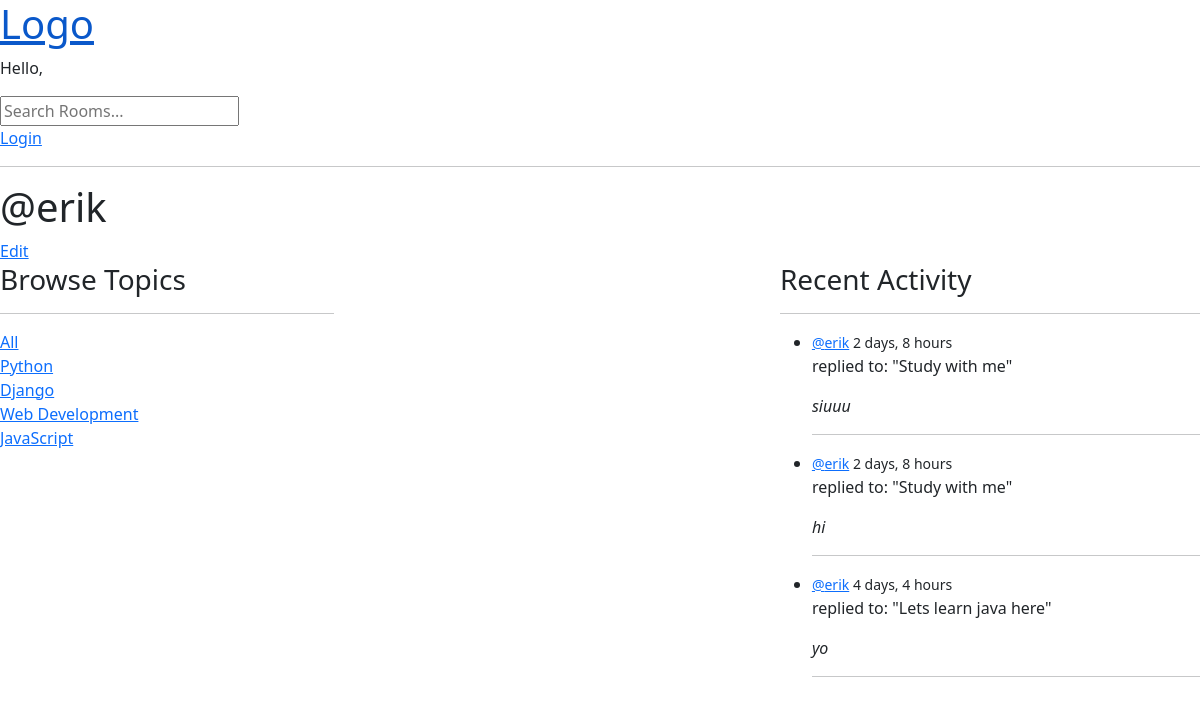
/user-profile/3/, run on the app's committed database.
### base/models.py (models this page shows, shortened)
class Topic(models.Model):
    name = models.CharField(max_length=200)

class Message(models.Model):
    user = models.ForeignKey(User, on_delete=models.CASCADE)
    room = models.ForeignKey(Room, on_delete=models.CASCADE)
    body = models.TextField()
    updated = models.DateTimeField(auto_now=True)
    created = models.DateTimeField(auto_now_add=True)
    class Meta:
        ordering = ['-updated', '-created']

class Room(models.Model):
    host = models.ForeignKey(User, on_delete=models.CASCADE)
    topic = models.ForeignKey(Topic, on_delete=models.SET_NULL, null=True)
    name = models.CharField(max_length=200)
    description = models.TextField(null=True, blank=True)
    participants = models.ManyToManyField(User, related_name='participants', blank=True)
    updated = models.DateTimeField(auto_now=True)
    created = models.DateTimeField(auto_now_add=True)
    class Meta:
        ordering = ['-updated', '-created']
    def __str__(self):
        return self.name

### base/views.py (the view)
# urls.py: path('user-profile/<str:pk>/', views.user_profile, name='profile'),
def user_profile(request, pk):
    user = User.objects.get(id=pk)
    rooms = user.room_set.all()
    room_message = user.message_set.all()[:4]
    topics = Topic.objects.all()
    context = {'user': user,
               'rooms': rooms,
               'recent_messages': room_message,
               'topics': topics,
               }
    return render(request, 'base/profile.html', context)

### base/templates/base/profile.html (shortened to what this page needs)
{% extends 'main.html' %}
{% load static %}
{% block style %}
    <link rel="stylesheet" href="{% static 'base/home.css' %}">
{% endblock style %}
{% block content %}
<h1>@{{ user }}</h1>
<a href="{% url 'update-profile' %}">Edit</a>
<div class="profile-container">
    <div class="browse">
        {% include 'base/topic_component.html' %}
    </div>
    <div class="rooms">
    </div>
    <div class="recent-activity">
        {% include 'base/activity_component.html' %}
    </div>
</div>
{% endblock content %}

### base/templates/base/topic_component.html
<h3>Browse Topics</h3>
<hr>
<div>
    <a href="{% url 'home'%}">All</a>
</div>
{% for topic in topics%}
    <div>
        <a href="{% url 'home'%}?q={{topic.name}}">{{topic.name}}</a>
    </div>
{% endfor %}

### base/templates/base/activity_component.html (shortened to what this page needs)
<h3>Recent Activity</h3>
<hr>
<ul>
    {% for message in recent_messages %}
        <li>
            <small><a href="{% url 'profile' message.user.id %}">@{{message.user}}</a> {{message.created|timesince}}</small>
            <p>replied to: "{{message.room}}"</p>
            <em>{{message.body|truncatewords:15}}</em>
            <hr>
        </li>
    {% endfor %}
</ul>

### static/styles/main.css (style rules this page uses)
body { background-color: #1e1e2f; color: #e6e6e6; font-family: "Segoe UI", Roboto, sans-serif; }

### base/static/base/home.css (style rules this page uses)
.home-container, .profile-container { display: flex; flex-direction: row; }
.browse { flex: 1 1 auto; }
.rooms { flex: 3 3 auto; }
.recent-activity { flex: 1 1 auto; }

### data on the page
Topic: name "Python"
Topic: name "Django"
Topic: name "Web Development"
Topic: name "JavaScript"
Message: user "erik", created "2 days, 8 hours", room "Study with me", body "siuuu"
Message: user "erik", created "2 days, 8 hours", room "Study with me", body "hi"
Message: user "erik", created "4 days, 4 hours", room "Lets learn java here", body "yo"

### other printed values
{{ user }} "erik"
